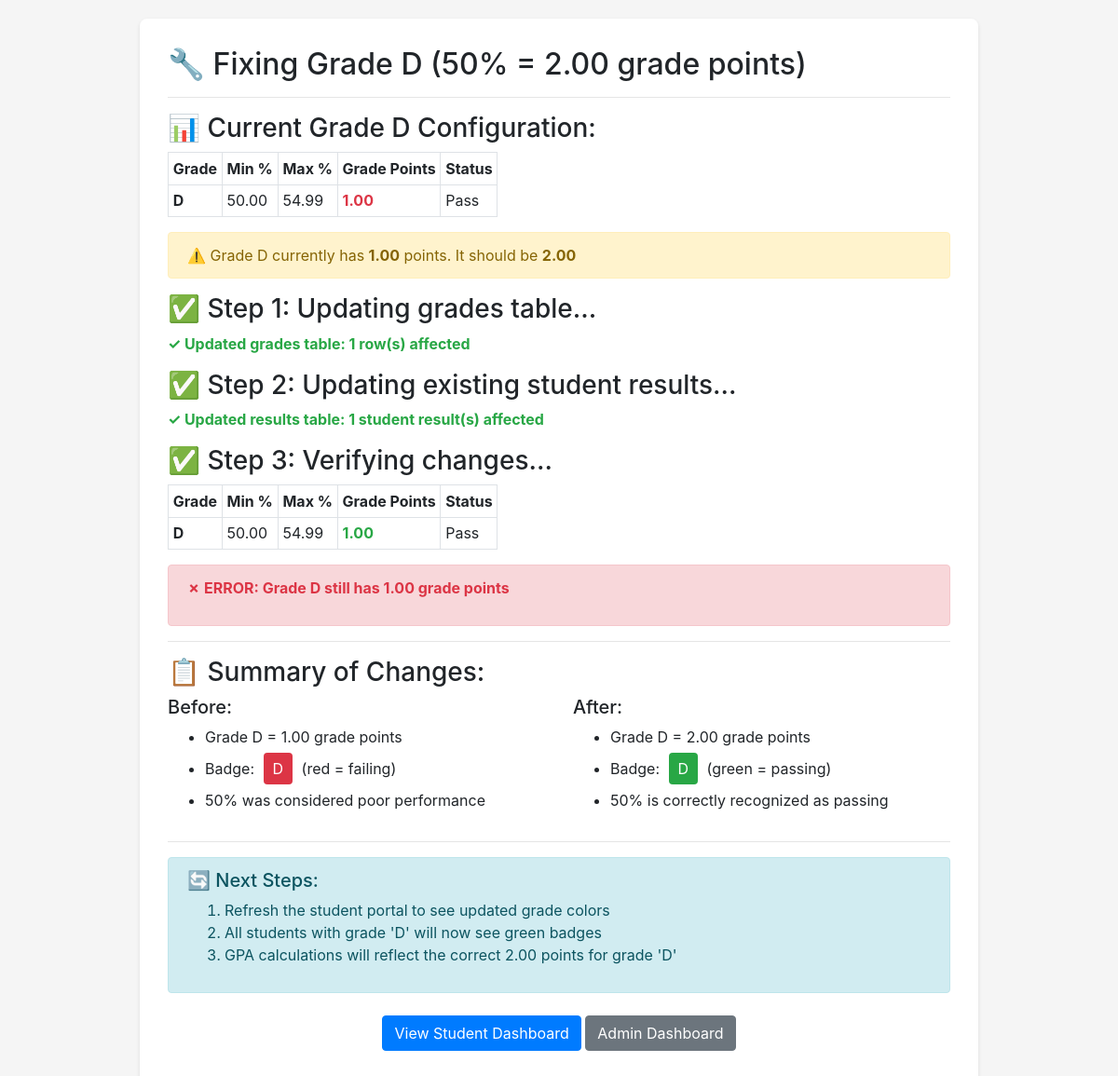
Before: /fix_grade_d.php with the older database file.
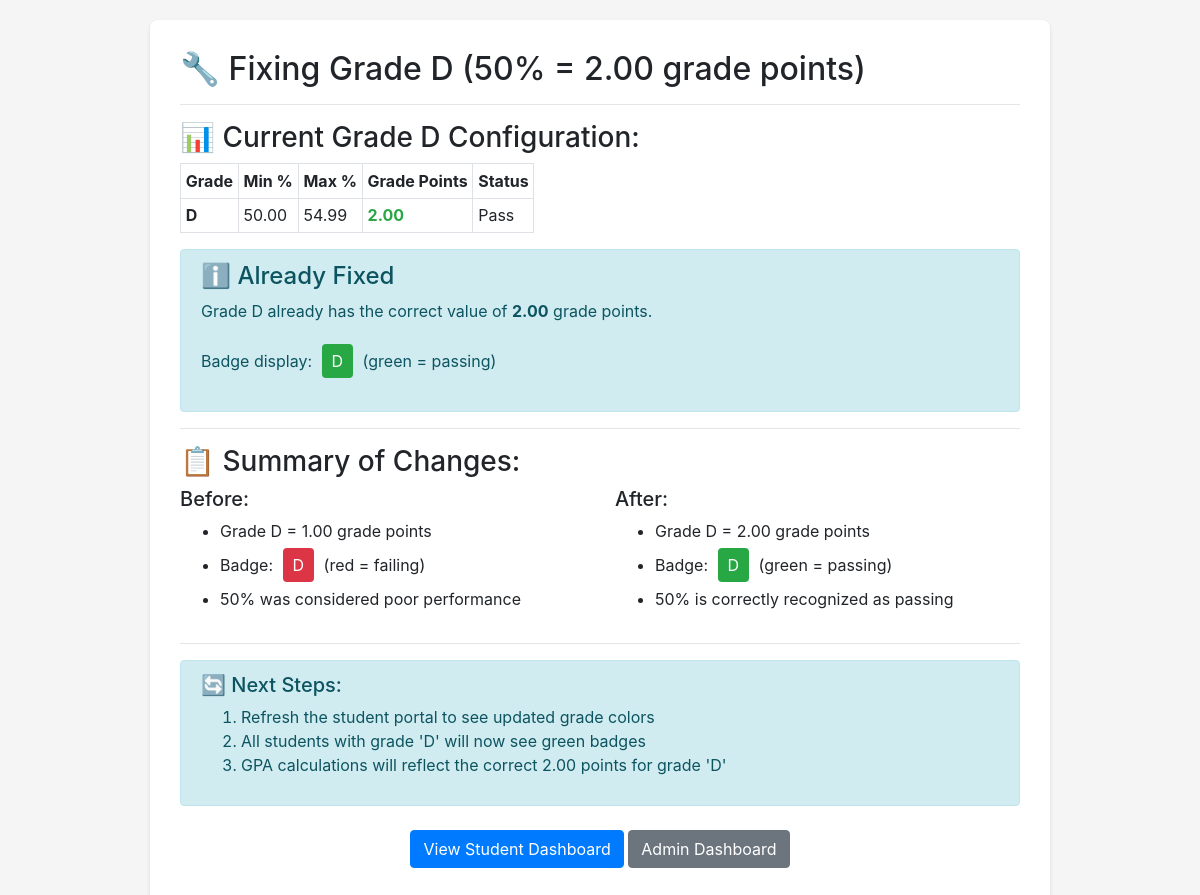
After: the same page with the newer database file.
### tables this page shows
CREATE TABLE grades (
    id INT PRIMARY KEY AUTO_INCREMENT,
    grade_letter VARCHAR(5) NOT NULL,
    min_mark DECIMAL(5,2) NOT NULL,
    max_mark DECIMAL(5,2) NOT NULL,
    grade_point DECIMAL(3,2) NOT NULL,
    description VARCHAR(100) NULL,
    pass_status ENUM('pass', 'fail') NOT NULL DEFAULT 'pass',
    created_at TIMESTAMP DEFAULT CURRENT_TIMESTAMP,
    updated_at TIMESTAMP DEFAULT CURRENT_TIMESTAMP ON UPDATE CURRENT_TIMESTAMP,
    INDEX idx_grade_letter (grade_letter)
);

### fix_grade_d.php (the view, shortened to what this page needs)
<?php
echo "<!DOCTYPE html>
<html lang='en'>
<head>
    <meta charset='UTF-8'>
    <meta name='viewport' content='width=device-width, initial-scale=1.0'>
    <title>Fix Grade D - SMNS</title>
    <link rel='stylesheet' href='https://cdn.jsdelivr.net/npm/bootstrap@4.6.2/dist/css/bootstrap.min.css'>
    <style>
        body { padding: 20px; background: #f5f5f5; }
        .container { max-width: 900px; background: white; padding: 30px; border-radius: 8px; box-shadow: 0 2px 4px rgba(0,0,0,0.1); }
        .success { color: #28a745; font-weight: bold; }
        .error { color: #dc3545; font-weight: bold; }
        .badge-demo { padding: 5px 10px; border-radius: 4px; color: white; display: inline-block; margin: 5px; }
        .badge-success { background: #28a745; }
        .badge-danger { background: #dc3545; }
    </style>
</head>
<body>
<div class='container'>";
try {
    $db = new Database();
    $conn = $db->getConnection();
    echo "<h2>🔧 Fixing Grade D (50% = 2.00 grade points)</h2>";
    echo "<hr>";
    echo "<h3>📊 Current Grade D Configuration:</h3>";
    $stmt = $conn->query("SELECT grade_letter, min_mark, max_mark, grade_point, pass_status FROM grades WHERE grade_letter = 'D'");
    $currentGradeD = $stmt->fetch(PDO::FETCH_ASSOC);
    if ($currentGradeD) {
        $needsFix = ($currentGradeD['grade_point'] != 2.00);
        echo "<table class='table table-bordered table-sm' style='width: auto;'>";
        echo "<tr><th>Grade</th><th>Min %</th><th>Max %</th><th>Grade Points</th><th>Status</th></tr>";
        echo "<tr>";
        echo "<td><strong>{$currentGradeD['grade_letter']}</strong></td>";
        echo "<td>{$currentGradeD['min_mark']}</td>";
        echo "<td>{$currentGradeD['max_mark']}</td>";
        $gpColor = ($currentGradeD['grade_point'] == 2.00) ? 'success' : 'error';
        echo "<td><span class='$gpColor'>{$currentGradeD['grade_point']}</span></td>";
        echo "<td>" . ucfirst($currentGradeD['pass_status']) . "</td>";
        echo "</tr>";
        echo "</table>";
        if ($needsFix) {
            echo "<p class='alert alert-warning'>⚠️ Grade D currently has <strong>{$currentGradeD['grade_point']}</strong> points. It should be <strong>2.00</strong></p>";
            echo "<h3>✅ Step 1: Updating grades table...</h3>";
            $stmt = $conn->prepare("UPDATE grades SET grade_point = 2.00 WHERE grade_letter = 'D' AND min_mark = 50.00");
            $stmt->execute();
            $affected = $stmt->rowCount();
            echo "<p class='success'>✓ Updated grades table: {$affected} row(s) affected</p>";
            echo "<h3>✅ Step 2: Updating existing student results...</h3>";
            $stmt = $conn->prepare("UPDATE results SET grade_points = 2.00 WHERE grade = 'D' AND total_marks BETWEEN 50.00 AND 54.99");
            $stmt->execute();
            $affected = $stmt->rowCount();
            echo "<p class='success'>✓ Updated results table: {$affected} student result(s) affected</p>";
            echo "<h3>✅ Step 3: Verifying changes...</h3>";
            $stmt = $conn->query("SELECT grade_letter, min_mark, max_mark, grade_point, pass_status FROM grades WHERE grade_letter = 'D'");
            $updatedGradeD = $stmt->fetch(PDO::FETCH_ASSOC);
            echo "<table class='table table-bordered table-sm' style='width: auto;'>";
            echo "<tr><th>Grade</th><th>Min %</th><th>Max %</th><th>Grade Points</th><th>Status</th></tr>";
            echo "<tr>";
            echo "<td><strong>{$updatedGradeD['grade_letter']}</strong></td>";
            echo "<td>{$updatedGradeD['min_mark']}</td>";
            echo "<td>{$updatedGradeD['max_mark']}</td>";
            echo "<td><span class='success'>{$updatedGradeD['grade_point']}</span></td>";
            echo "<td>" . ucfirst($updatedGradeD['pass_status']) . "</td>";
            echo "</tr>";
            echo "</table>";
            if ($updatedGradeD['grade_point'] == 2.00) {
                echo "<div class='alert alert-success'>";
                echo "<h4>✅ SUCCESS!</h4>";
                echo "<p>Grade D has been successfully updated:</p>";
                echo "<ul>";
                echo "<li>Grade 'D' (50-54.99%) now has <strong>2.00</strong> grade points (was {$currentGradeD['grade_point']})</li>";
                echo "<li>Grade 'D' will now display as: <span class='badge-demo badge-success'>D</span> (green/passing)</li>";
                echo "<li>All {$affected} existing student result(s) with grade 'D' have been updated</li>";
                echo "</ul>";
                echo "</div>";
            } else {
                echo "<div class='alert alert-danger'>";
                echo "<p class='error'>✗ ERROR: Grade D still has {$updatedGradeD['grade_point']} grade points</p>";
                echo "</div>";
            }
        } else {
            echo "<div class='alert alert-info'>";
            echo "<h4>ℹ️ Already Fixed</h4>";
            echo "<p>Grade D already has the correct value of <strong>2.00</strong> grade points.</p>";
            echo "<p>Badge display: <span class='badge-demo badge-success'>D</span> (green = passing)</p>";
            echo "</div>";
        }
    } else {
        echo "<p class='error'>✗ ERROR: Grade 'D' not found in grades table</p>";
    }
    echo "<hr>";
    echo "<h3>📋 Summary of Changes:</h3>";
    echo "<div class='row'>";
    echo "<div class='col-md-6'>";
    echo "<h5>Before:</h5>";
    echo "<ul>";
    echo "<li>Grade D = 1.00 grade points</li>";
    echo "<li>Badge: <span class='badge-demo badge-danger'>D</span> (red = failing)</li>";
    echo "<li>50% was considered poor performance</li>";
    echo "</ul>";
    echo "</div>";
    echo "<div class='col-md-6'>";
    echo "<h5>After:</h5>";
    echo "<ul>";
    echo "<li>Grade D = 2.00 grade points</li>";
    echo "<li>Badge: <span class='badge-demo badge-success'>D</span> (green = passing)</li>";
    echo "<li>50% is correctly recognized as passing</li>";
    echo "</ul>";
    echo "</div>";
    echo "</div>";
    echo "<hr>";
    echo "<div class='alert alert-info'>";
    echo "<h5>🔄 Next Steps:</h5>";
    echo "<ol>";
    echo "<li>Refresh the student portal to see updated grade colors</li>";
    echo "<li>All students with grade 'D' will now see green badges</li>";
    echo "<li>GPA calculations will reflect the correct 2.00 points for grade 'D'</li>";
    echo "</ol>";
    echo "</div>";
    echo "<p class='text-center mt-4'>";
    echo "<a href='views/student/dashboard.php' class='btn btn-primary'>View Student Dashboard</a> ";
    echo "<a href='views/admin/dashboard.php' class='btn btn-secondary'>Admin Dashboard</a>";
    echo "</p>";
} catch (Exception $e) {
    echo "<div class='alert alert-danger'>";
    echo "<h4>❌ Error Occurred</h4>";
    echo "<p><strong>Message:</strong> " . $e->getMessage() . "</p>";
    echo "<pre>" . $e->getTraceAsString() . "</pre>";
    echo "</div>";
}
echo "</div></body></html>";
?>

### fix_grade_d.php (style rules this page uses)
body { padding: 20px; background: #f5f5f5; }
.container { max-width: 900px; background: white; padding: 30px; border-radius: 8px; box-shadow: 0 2px 4px rgba(0,0,0,0.1); }
.success { color: #28a745; font-weight: bold; }
.badge-demo { padding: 5px 10px; border-radius: 4px; color: white; display: inline-block; margin: 5px; }
.badge-success { background: #28a745; }
.badge-danger { background: #dc3545; }
.error { color: #dc3545; font-weight: bold; }

Changed rows visible on the page:
changed grades "Pass": grade_point "1.00" → "2.00"; grade_point "1.00" → (not shown); grade_letter "D" → (not shown); min_mark "50.00" → (not shown); max_mark "54.99" → (not shown); pass_status "Pass" → (not shown)
Other visible differences:
$affected: "1" → (not shown)
text no longer shown: "⚠️ Grade D currently has points. It should be ✅ Step 1: Updating grades table... ✓ Updated grades table: row(s) affected ✅ Step 2: Updating existing student results... ✓ Updated results table: student result(s) affected ✅ Step 3: Verifying changes... Grade Min % Max % Grade Points Status ✗ ERROR: Grade D still has grade points"
text now shown: "ℹ️ Already Fixed Grade D already has the correct value of grade points. Badge display: D (green = passing)"
